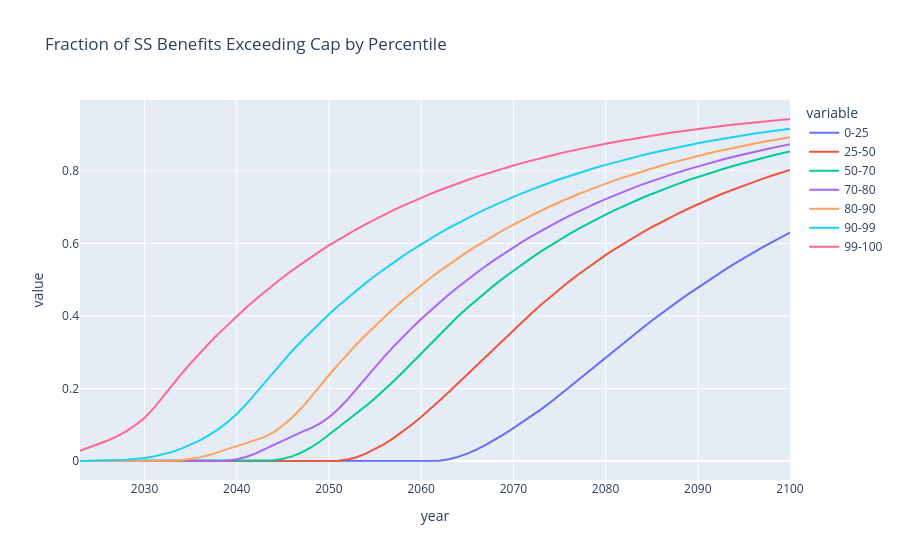

This figure's notebook cell:
### Markdown cell above
## 1. CPS data work

### Code cell
cps_path = os.path.join(data_dir, "asecpub23csv", "hhpub23.csv")
df = pd.read_csv(cps_path, dtype=str)
# keep just variables of interest
df = df[["HSSVAL", "HSUP_WGT", "HRHTYPE"]]

# cast HSSVAL as float
df["HSSVAL"] = df["HSSVAL"].astype(float)
# cast HSUP_WGT as float
df["HSUP_WGT"] = df["HSUP_WGT"].astype(float)

df = df[df["HSSVAL"] > 0]
# create indicator for married or single
df["married"] = df["HRHTYPE"].isin(["1", "2"])

cutoffs = cpsu.show_weighted_percentile_cutoffs(df)
df = cpsu.add_weighted_percentile_groups(df)

# Find fraction of SS benefits that accrue to households above a benefit cap
# CONSTANTS
BENEFIT_CAP_COUPLES = 100_000  # Nominal cap on benefits
BENEFIT_CAP_SINGLES = 67_000  # Nominal cap on benefits
BENEFIT_GROWTH_RATE = 0.04  # Assumed annual growth rate in nominal benefits
END_YEAR = 2100  # final year to grow out to

out_dict = {
    "year": [],
    "0-25": [],
    "25-50": [],
    "50-70": [],
    "70-80": [],
    "80-90": [],
    "90-99": [],
    "99-100": [],
    "total_capped_fraction": []
}
for y in range(2023, END_YEAR + 1):
    # inflation HSSVAL
    df.loc[:, "HSSVAL"] *= (1 + BENEFIT_GROWTH_RATE)

    df["capped"] = np.where(
        df["married"],
        np.maximum(df["HSSVAL"] - BENEFIT_CAP_COUPLES, 0),
        np.maximum(df["HSSVAL"] - BENEFIT_CAP_SINGLES, 0),
    )
    total_benefits = (df.HSSVAL * df.HSUP_WGT).sum()
    total_capped = (df["capped"] * df["HSUP_WGT"]).sum()

    # group by percentile group and sum total HSSVAL and capped
    df_grouped = (
        df.groupby("pctile_group", observed=False)[
            ["pctile_group", "HSSVAL", "HSUP_WGT", "capped"]
        ]
        .apply(
            lambda x: pd.Series(
                {
                    "total_SS": cpsu.weighted_sum(x["HSSVAL"], x["HSUP_WGT"]),
                    "capped_SS": cpsu.weighted_sum(x["capped"], x["HSUP_WGT"]),
                }
            )
        )
        .reset_index()
    )

    df_grouped["fraction_capped"] = (
        df_grouped["capped_SS"] / df_grouped["total_SS"]
    )

    out_dict["year"].append(y)
    for pct in df_grouped.pctile_group.unique():
        out_dict[pct].append(
            df_grouped[df_grouped.pctile_group == pct][
                "fraction_capped"
            ].values[0]
        )
    out_dict["total_capped_fraction"].append(total_capped / total_benefits)

    # turn to df
out_df = pd.DataFrame.from_dict(out_dict)
# find year where 25% of benefits are capped
# year_25_capped = out_df[out_df["total_capped_fraction"] >= 0.25]["year"].min()
year_25_capped = 2055
print("25% of benefits are capped in year:", year_25_capped)

# save to JSON for use in OG-USA calibration of replacement_rate_adjust
a = out_df[out_df["year"] <= year_25_capped][["0-25", "25-50","50-70", "70-80", "80-90", "90-99", "99-100"]].values
# # add to a: have values linearly go back down to zero over next 25 years
# for i in range(1, 26):
#     a = np.append(a, (a[-1, :] * (1 - i / 25)).reshape(1, 7), axis=0)
# append 3 columns with same values as last column
# this is because we are using OG-Core with J=10
a = np.append(a, np.tile(a[:, -1].reshape(a.shape[0], 1), (1, 3)), axis=1)
a_dict = {"replacement_rate_adjust": a.tolist()}
# do one minus the fraction capped to get the replacement_rate_adjust parameter
a = 1 - a
# save to json
with open("maxben_replacement_rate_adjust.json", "w") as f:
    json.dump(a_dict, f)

# plot by year and percentile

fig = px.line(
    out_df,
    x="year",
    y=["0-25", "25-50", "50-70", "70-80", "80-90", "90-99", "99-100"],
    title="Fraction of SS Benefits Exceeding Cap by Percentile",
)
fig.show()
